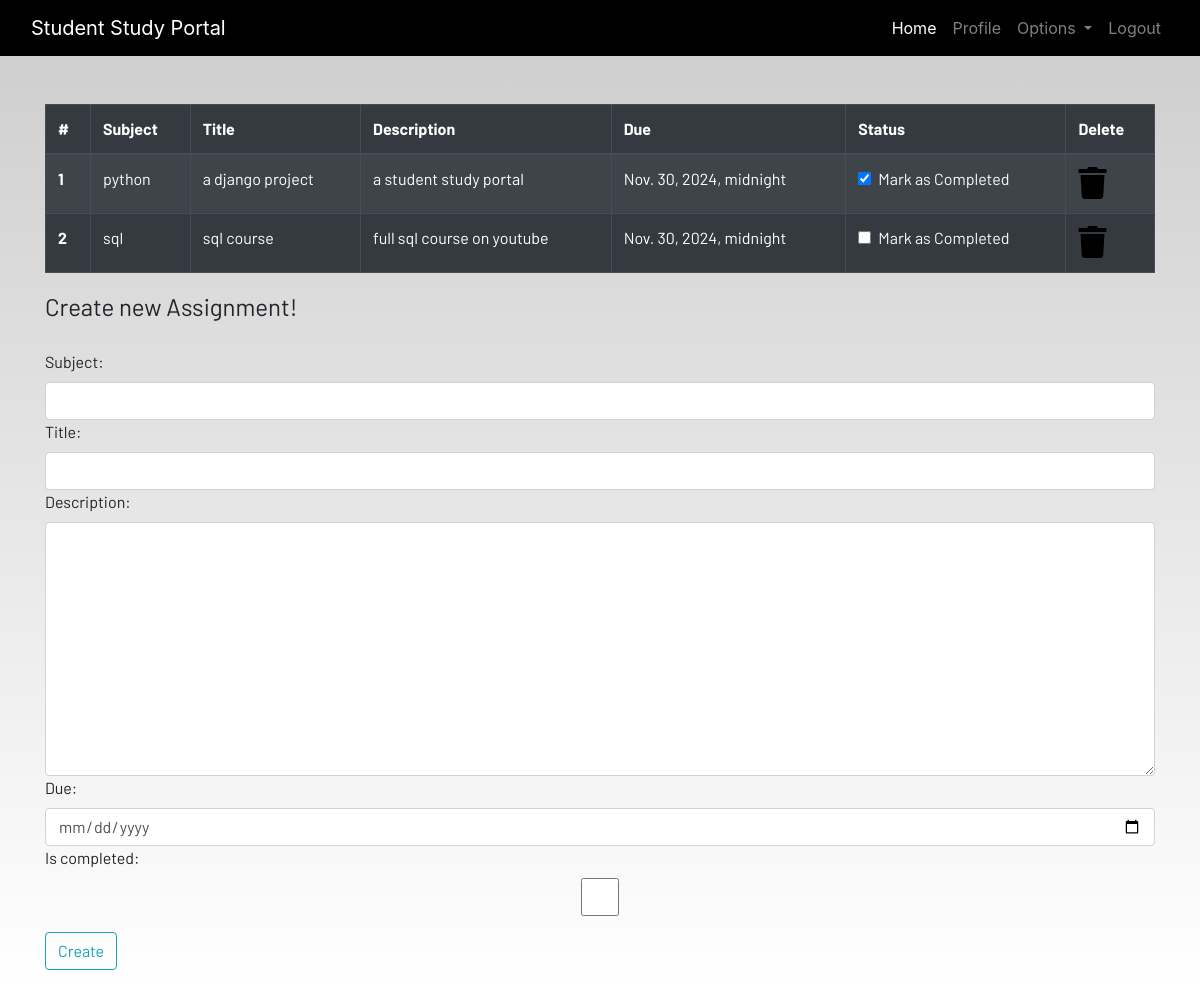
/assignment (signed in), run on the app's committed database.
### dashboard/models.py (models this page shows, shortened)
class Assignment(models.Model):
    user = models.ForeignKey(User, on_delete=models.CASCADE)
    subject = models.CharField(max_length=100)
    title = models.CharField(max_length=200)
    description = models.TextField()
    due = models.DateTimeField()
    is_completed = models.BooleanField(default=False)
    class Meta:
        verbose_name = 'Assignment'
        verbose_name_plural = 'Assignment'

### dashboard/views.py (the view)
# urls.py: path('assignment', views.assignment, name='assignment'),
@login_required
def assignment(request):
    if request.method == 'POST':
        form = AssignmentForm(request.POST)
        if form.is_valid():
            try:
                finished = request.POST['is_completed']
                if finished == 'on':
                    finished = True
                else:
                    finished = False
            except:
                finished = False
            assignments = Assignment(user=request.user, subject=request.POST['subject'], title=request.POST['title'], description=request.POST['description'], due=request.POST['due'], is_completed=finished)
            assignments.save()
            messages.success(request, f'Assignment Added from {request.user.username} successfully!')
    else:
        form = AssignmentForm()
    assignment = Assignment.objects.filter(user=request.user)
    if len(assignment) == 0:
        assignment_done = True
    else:
        assignment_done = False
    context = {'assignments': assignment, 'assignments_done': assignment_done, 'form': form}
    return render(request, 'dashboard/assignment.html' , context)

### dashboard/forms.py
class AssignmentForm(forms.ModelForm):
    class Meta:
        model = Assignment
        fields = ['subject', 'title', 'description', 'due', 'is_completed']
        widgets = {
            'due': DateInput()
        }
    def __init__(self, *args, **kwargs):
        super(AssignmentForm, self).__init__(*args, **kwargs)
        for name, field in self.fields.items():
            field.widget.attrs.update({'class': 'form-control'})

### dashboard/templates/dashboard/assignment.html (shortened to what this page needs)
{% extends 'dashboard/base.html' %} {% load static %} {% load crispy_forms_tags
%} {% block content %}
<div class="container">
  {% if not Assignment_done %}
  <table class="table table-striped table-bordered table-hover table-dark">
    <thead>
      <tr>
        <th scope="col">#</th>
        <th scope="col">Subject</th>
        <th scope="col">Title</th>
        <th scope="col">Description</th>
        <th scope="col">Due</th>
        <th scope="col">Status</th>
        <th scope="col">Delete</th>
      </tr>
    </thead>
    <tbody>
      {% for Assignment in assignments %}
      <tr>
        <th scope="row">{{forloop.counter}}</th>
        <td>{{Assignment.subject}}</td>
        <td>{{Assignment.title}}</td>
        <td>{{Assignment.description}}</td>
        <td>{{Assignment.due}}</td>
        <td>
          <a href="{% url 'update-assignment' Assignment.id %}">
            <div class="form-check">
              {% if Assignment.is_completed == True %}
              <input
                class="form-check-input"
                type="checkbox"
                value=""
                checked
              />
              {% else %}
              <input class="form-check-input" type="checkbox" value="" />
              {% endif %}
              <label class="form-check-label text-light" for="flexCheckDefault">
                Mark as Completed
              </label>
            </div>
          </a>
        </td>
        <td>
          <a href="{% url 'delete-assignment' Assignment.id %}"
            ><i class="fa fa-trash fa-2x"></i
          ></a>
        </td>
      </tr>
      {% endfor %}
    </tbody>
  </table>
  {% else %}
  <h4>All assignments are completed!! Create to have more!!</h4>
  {% endif %}
</div>
<div class="container">
  <form method="POST">
    <fieldset class="form-group">
      <legend class="border-bottom mb-4">Create new Assignment!</legend>
      {{form}}
    </fieldset>
    <div class="form-group">
      <button href="" class="btn btn-outline-info" type="submit">Create</button>
    </div>
  </form>
</div>
{% endblock content %}

### static/css/main.css (style rules this page uses)
html { scroll-behavior: smooth; height: 100%; width: 100%; }
a { text-decoration: none !important; color: black; }
html, body { max-width: 100%; overflow-x: hidden; height: 100%; width: 100%; }
body { background: linear-gradient(rgba(0, 0, 0, 0.2), rgba(255, 255, 255, 0.5)); overflow-x: hidden; background-repeat: no-repeat; }
.fa { color: black; }

### data on the page
Assignment: subject "python", title "a django project", description "a student study portal", due "Nov. 30, 2024, midnight"
Assignment: subject "sql", title "sql course", description "full sql course on youtube", due "Nov. 30, 2024, midnight"
